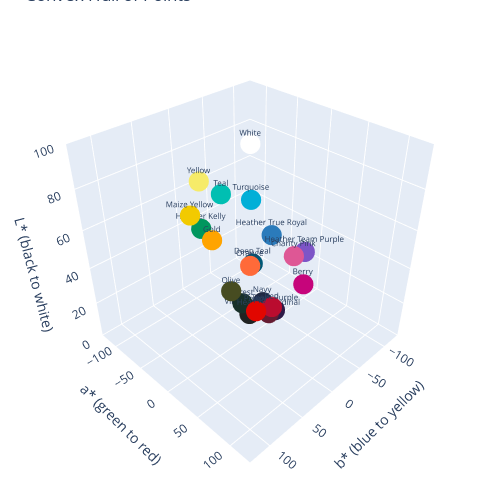

Here is the notebook cell this chart was saved with:
### Code cell
convex_df = df.iloc[hull.vertices].copy()

lab_graph.generate_lab_3d_all_colors(convex_df, "Convex Hull of Points", "N/a")

### Figure 1 — Plotly figure (JSON) as saved in the notebook; plotly's stock layout.template omitted (floating-point values rounded to 4 significant figures)
{"data": [{"hovertemplate": "<b>%{text}</b><br>L*: %{y:.1f}<br>a*: %{x:.1f}<br>b*: %{z:.1f}<br>", "marker": {"color": ["#C6057B", "#DE5795", "#005876", "#183029", "#FFA400", "#F2CA00", "#202A44", "#474C21", "#FF6A39", "#E10600", "#BA0C2F", "#00BFB2", "#2E1A47", "#00AFD7", "#212322", "#FFFFFF", "#F6EB69", "#651C32", "#00965E", "#7D55C7", "#2B7BBB"], "opacity": 1.0, "size": 7}, "mode": "markers+text", "text": ["Berry", "Charity Pink", "Deep Teal", "Forest", "Gold", "Maize Yellow", "Navy", "Olive", "Orange", "Poppy", "Red", "Teal", "Team Purple", "Turquoise", "Vintage Black", "White", "Yellow", "Heather Cardinal", "Heather Kelly", "Heather Team Purple", "Heather True Royal"], "textfont": {"size": 8}, "textposition": "top center", "x": [71.84, 59.63, -23.19, -12.05, 31.14, 5.01, 2.57, -6.88, 58.38, 75.12, 65.63, -59.33, 17.59, -33.79, -1.03, 0.0, -6.83, 35.71, -65.36, 34.51, -7.3], "y": [45.38, 57.92, 32.45, 17.54, 76.47, 83.14, 16.99, 31.03, 65.69, 49.45, 41.43, 66.44, 14.26, 63.99, 13.35, 100.0, 92.09, 24.16, 51.8, 45.45, 48.68], "z": [-7.3, -3.98, -27.24, 1.2, 81.64, 85.02, -18.63, 23.88, 58.65, 67.21, 34.16, -12.05, -24.18, -34.95, 0.45, 0.0, 62.42, 6.28, 14.55, -52.9, -42.2], "type": "scatter3d"}], "layout": {"scene": {"aspectratio": {"x": 1, "y": 1, "z": 1}, "xaxis": {"title": {"text": "a* (green to red)"}, "range": [-128, 128]}, "yaxis": {"title": {"text": "L* (black to white)"}, "range": [0, 100]}, "zaxis": {"title": {"text": "b* (blue to yellow)"}, "range": [-128, 128]}, "camera": {"up": {"x": 0, "y": 1, "z": 0}, "center": {"x": 0, "y": 0, "z": 0}, "eye": {"x": 1.5, "y": 1.5, "z": 1.5}}}, "margin": {"l": 1, "r": 1, "t": 1, "b": 1}, "title": {"text": "Convex Hull of Points"}, "width": 500, "height": 500, "showlegend": false}}
